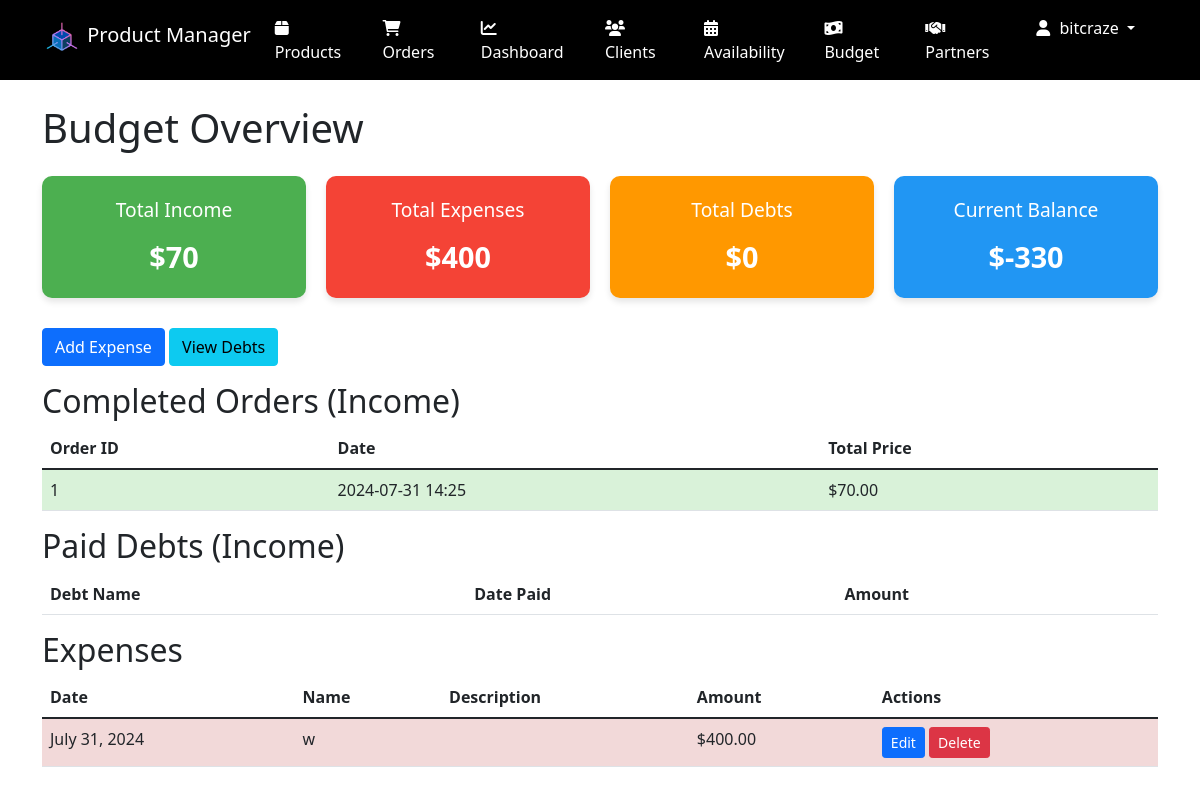
Screenshot of /budget/ (signed in) with the database file from the repository.
### accounts/models.py (models this page shows, shortened)
class CustomUser(AbstractUser):
    is_partner = models.BooleanField(default=False)

### orders/models.py (models this page shows, shortened)
class Order(models.Model):
    id = models.AutoField(primary_key=True)
    telegram_user_id = models.IntegerField()
    STATUS_CHOICES = [
        ('cart', 'Cart'),
        ('pending_appointment', 'Pending Appointment'),
        ('pending', 'Pending'),
        ('accepted', 'Accepted'),
        ('dispatched', 'Dispatched'),
        ('completed', 'Completed'),
        ('cancelled', 'Cancelled'),
    ]
    status = models.CharField(max_length=20, choices=STATUS_CHOICES, default='cart')
    meeting_time = models.DateTimeField(null=True, blank=True)
    created_at = models.DateTimeField(auto_now_add=True)
    updated_at = models.DateTimeField(auto_now=True)
    total_price = models.DecimalField(max_digits=10, decimal_places=2, default=0)
    profit = models.DecimalField(max_digits=10, decimal_places=2, default=0)
    created_by = models.ForeignKey(settings.AUTH_USER_MODEL, on_delete=models.SET_NULL, null=True, related_name='created_orders')

### budget_manager/models.py (models this page shows, shortened)
class Expense(models.Model):
    name = models.CharField(max_length=200)
    description = models.TextField(blank=True)
    amount = models.DecimalField(max_digits=10, decimal_places=2)
    date = models.DateField(default=timezone.now)
    class Meta:
        ordering = ['-date']
        verbose_name = 'Expense'
        verbose_name_plural = 'Expenses'

### budget_manager/views.py (the view)
# urls.py: path('', views.BudgetOverviewView.as_view(), name='overview'),
class BudgetOverviewView(AdminRequiredMixin, ListView):
    template_name = 'budget_manager/budget_overview.html'
    context_object_name = 'transactions'
    def get_queryset(self):
        completed_orders = Order.objects.filter(status='completed').order_by('-created_at')
        expenses = Expense.objects.all().order_by('-date')
        paid_debts = Debt.objects.filter(is_paid=True).order_by('-date_paid')
        return {
            'orders': completed_orders,
            'expenses': expenses,
            'paid_debts': paid_debts,
        }
    def get_context_data(self, **kwargs):
        context = super().get_context_data(**kwargs)
        order_income = Order.objects.filter(status='completed').aggregate(Sum('total_price'))['total_price__sum'] or 0
        debt_income = Debt.objects.filter(is_paid=True).aggregate(Sum('amount'))['amount__sum'] or 0
        total_income = order_income + debt_income
        total_expenses = Expense.objects.aggregate(Sum('amount'))['amount__sum'] or 0
        total_debts = Debt.objects.filter(is_paid=False).aggregate(Sum('amount'))['amount__sum'] or 0
        balance = total_income - total_expenses
        context['total_income'] = total_income
        context['total_expenses'] = total_expenses
        context['total_debts'] = total_debts
        context['balance'] = balance
        return context

### budget_manager/views.py (called while the page is built)
    def test_func(self):
        return self.request.user.is_staff or self.request.user.is_superuser

### templates/budget_manager/budget_overview.html (shortened to what this page needs)
{% extends 'base.html' %}
{% block content %}
<h1 class="mb-4">Budget Overview</h1>
<div class="financial-overview">
    <div class="financial-box income-box">
        <div class="box-title">Total Income</div>
        <div class="box-amount">${{ total_income }}</div>
    </div>
    <div class="financial-box expense-box">
        <div class="box-title">Total Expenses</div>
        <div class="box-amount">${{ total_expenses }}</div>
    </div>
    <div class="financial-box debt-box">
        <div class="box-title">Total Debts</div>
        <div class="box-amount">${{ total_debts }}</div>
    </div>
    <div class="financial-box balance-box">
        <div class="box-title">Current Balance</div>
        <div class="box-amount">${{ balance }}</div>
    </div>
</div>
<div class="mb-3">
    <a href="{% url 'budget_manager:add_expense' %}" class="btn btn-primary">Add Expense</a>
    <a href="{% url 'budget_manager:debt_list' %}" class="btn btn-info">View Debts</a>
</div>
<h2>Completed Orders (Income)</h2>
<table class="table table-striped table-hover">
    <thead>
        <tr>
            <th>Order ID</th>
            <th>Date</th>
            <th>Total Price</th>
        </tr>
    </thead>
    <tbody>
        {% for order in transactions.orders %}
        <tr class="income-row">
            <td>{{ order.id }}</td>
            <td>{{ order.created_at|date:"Y-m-d H:i" }}</td>
            <td>${{ order.total_price }}</td>
        </tr>
        {% endfor %}
    </tbody>
</table>
<h2>Paid Debts (Income)</h2>
<table class="table table-striped table-hover">
    <thead>
        <tr>
            <th>Debt Name</th>
            <th>Date Paid</th>
            <th>Amount</th>
        </tr>
    </thead>
</table>
<h2>Expenses</h2>
<table class="table table-striped table-hover">
    <thead>
        <tr>
            <th>Date</th>
            <th>Name</th>
            <th>Description</th>
            <th>Amount</th>
            <th>Actions</th>
        </tr>
    </thead>
    <tbody>
        {% for expense in transactions.expenses %}
        <tr class="expense-row">
            <td>{{ expense.date }}</td>
            <td>{{ expense.name }}</td>
            <td>{{ expense.description }}</td>
            <td>${{ expense.amount }}</td>
            <td>
                <a href="{% url 'budget_manager:edit_expense' expense.id %}" class="btn btn-sm btn-primary">Edit</a>
                <a href="{% url 'budget_manager:delete_expense' expense.id %}" class="btn btn-sm btn-danger">Delete</a>
            </td>
        </tr>
        {% endfor %}
    </tbody>
</table>
{% endblock %}

### templates/base.html (shortened to what this page needs)
<!DOCTYPE html>
<html lang="en">
<head>
    <link href="https://cdn.jsdelivr.net/npm/bootstrap@5.1.3/dist/css/bootstrap.min.css" rel="stylesheet">
    <link href="https://cdnjs.cloudflare.com/ajax/libs/font-awesome/6.0.0-beta3/css/all.min.css" rel="stylesheet">
    {%load static %}
</head>
<body>
    <nav class="navbar navbar-expand-lg navbar-dark bg-dark">
        <div class="container">
            <a class="navbar-brand" href="{% url 'product-list' %}">
                <img src="{% static 'images/logo.png' %}" width="40" height="40" class="d-inline-block align-top" alt="Logo">
                Product Manager
            </a>
            <div class="collapse navbar-collapse" id="navbarNav">
                <ul class="navbar-nav">
                    {% if user.is_authenticated %}
                        {% if user.is_superuser or not user.is_partner %}
                            <li class="nav-item">
                                <a class="nav-link" href="{% url 'product-list' %}"><i class="fas fa-box"></i> Products</a>
                            </li>
                            <li class="nav-item">
                                <a class="nav-link" href="{% url 'orders:order-list' %}"><i class="fas fa-shopping-cart"></i> Orders</a>
                            </li>
                            <li class="nav-item">
                                <a class="nav-link" href="{% url 'dashboard' %}"><i class="fas fa-chart-line"></i> Dashboard</a>
                            </li>
                            <li class="nav-item">
                                <a class="nav-link" href="{% url 'clients:client-list' %}"><i class="fas fa-users"></i> Clients</a>
                            </li>
                            <li class="nav-item">
                                <a class="nav-link" href="{% url 'availability:availability-settings' %}"><i class="fas fa-calendar-alt"></i> Availability</a>
                            </li>
                            <li class="nav-item">
                                <a class="nav-link" href="{% url 'budget_manager:overview' %}"><i class="fas fa-money-bill-wave"></i> Budget</a>
                            </li>
                        {% endif %}
                        <li class="nav-item">
                            <a class="nav-link" href="{% url 'partners:dashboard' %}"><i class="fas fa-handshake"></i> Partners</a>
                        </li>
                        <li class="nav-item dropdown">
                            <a class="nav-link dropdown-toggle" href="#" id="navbarDropdown" role="button" data-bs-toggle="dropdown" aria-expanded="false">
                                <i class="fas fa-user"></i> {{ user.username }}
                            </a>
                        </li>
                    {% else %}
                        <li class="nav-item">
                            <a class="nav-link" href="#" data-bs-toggle="modal" data-bs-target="#loginModal"><i class="fas fa-sign-in-alt"></i> Login</a>
                        </li>
                    {% endif %}
                </ul>
            </div>
        </div>
    </nav>
    <div class="container mt-4">
        {% block content %}{% endblock %}
    </div>
</body>
</html>

### templates/base.html (style rules this page uses)
.navbar { background-color: #000 !important; }
.navbar-brand, .nav-link { color: #fff !important; }
.nav-link { margin-right: 15px; }
.nav-link i { margin-right: 5px; }

### templates/budget_manager/budget_overview.html (style rules this page uses)
.financial-overview { display: flex; flex-wrap: wrap; gap: 20px; margin-bottom: 30px; }
.financial-box { flex: 1; min-width: 200px; padding: 20px; border-radius: 10px; color: white; text-align: center; box-shadow: 0 4px 6px rgba(0, 0, 0, 0.1); }
.income-box { background-color: #4CAF50; }
.expense-box { background-color: #F44336; }
.debt-box { background-color: #FF9800; }
.balance-box { background-color: #2196F3; }
.box-title { font-size: 1.2em; margin-bottom: 10px; }
.box-amount { font-size: 1.8em; font-weight: bold; }
.table-striped tbody tr:nth-of-type(odd) { background-color: rgba(0,0,0,.05); }
.income-row { background-color: rgba(0, 255, 0, 0.1) !important; }
.expense-row { background-color: rgba(255, 0, 0, 0.1) !important; }

### rows the page displays
CustomUser: username "bitcraze"
Order: id "1", created_at "2024-07-31 14:25", total_price "70.00"
Expense: date "July 31, 2024", name "w", amount "400.00"

### other values shown
{{ total_income }} "70"
{{ total_expenses }} "400"
{{ total_debts }} "0"
{{ balance }} "-330"
